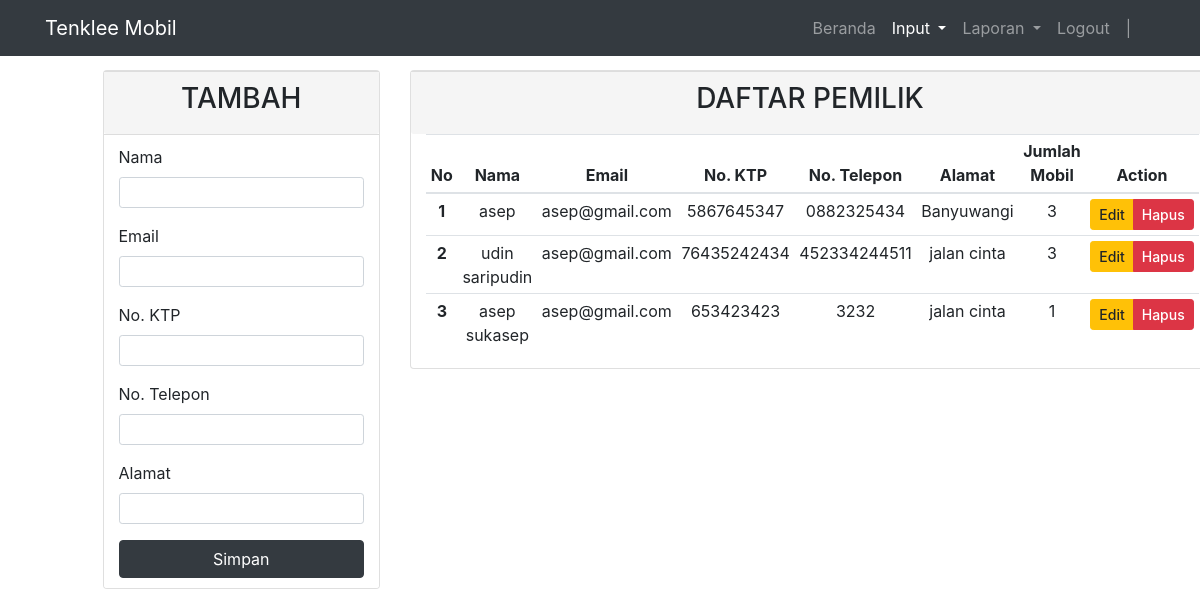
/Admin/tambah_pemilik.php, run on the app's committed database.
### tables this page shows
CREATE TABLE `pemilik_mobil` (
  `id_pemilik` int(10) NOT NULL,
  `no_ktp_pemilik` varchar(16) DEFAULT NULL,
  `nama_pemilik` varchar(30) DEFAULT NULL,
  `email_pemilik` varchar(30) DEFAULT NULL,
  `no_telp_pemilik` varchar(15) DEFAULT NULL,
  `alamat_pemilik` varchar(50) DEFAULT NULL
);

### Admin/tambah_pemilik.php (the view, shortened to what this page needs)
<!DOCTYPE html>
<html lang="en">
<head>
  <link rel="stylesheet" href="https://maxcdn.bootstrapcdn.com/bootstrap/4.5.2/css/bootstrap.min.css">
</head>
<body>
    <nav class="navbar navbar-expand-lg navbar-dark bg-dark fixed-top">
        <div class="container">
            <a class="navbar-brand" href="#">Tenklee Mobil</a>
                    <div class="collapse navbar-collapse" id="navbarNavAltMarkup">
                        <div class="navbar-nav ml-auto">
                            <a class="nav-item nav-link " href="beranda_admin.php">Beranda <span class="sr-only">(current)</span></a>
                            <li class="nav-item active dropdown">
                                <a class="nav-link dropdown-toggle" href="#" id="navbarDropdown" role="button" data-toggle="dropdown" aria-haspopup="true" aria-expanded="false">
                                Input
                                </a>
                            </li>
                            <li class="nav-item dropdown">
                                <a class="nav-link dropdown-toggle" href="#" id="navbarDropdown" role="button" data-toggle="dropdown" aria-haspopup="true" aria-expanded="false">
                                Laporan
                                </a>
                            </li>
                            <a class="nav-item nav-link" href="../Logout.php"onclick="return confirm('Apakah anda yakin ingin keluar ?')">Logout</a>
                            <a class="nav-item nav-link" href="#"> | </a>
                            <a class="nav-link"  style="font-weight: bold; color:deepskyblue;">
                                <?php
                                $username=$_SESSION['username'];
                                echo $username
                                ?></a>
                        </div>
                    </div>
        </div>
    </nav>
<div class="row">
            <div class="col-md-1"></div>
            <div class="col-md-3">
                <div class="card">
                    <div class="panel-heading panel-custom"><h3 class="text-center">TAMBAH</h3></div>
                        <div class="panel-body panel-custom">
                            <form method="POST" action="pemilik_aksi.php" class="needs-validation" novalidate>
                                <div class="form-group">
                                    <label for="nama">Nama</label>
                                    <input type="text" name="nama_pemilik" class="form-control form-control-sm" id="nama_pemilik" placeholder="" autofocus="on" required>
                                </div>
                                <div class="form-group">
                                    <label for="Email">Email</label>
                                    <input type="text" name="email_pemilik" class="form-control form-control-sm" id="email_pemilik" placeholder="" required>
                                </div>
                                <div class="form-group">
                                    <label for="no_ktp">No. KTP</label>
                                    <input type="text" name="no_ktp_pemilik" class="form-control form-control-sm" id="no_ktp_pemilik" placeholder="" required>
                                </div>
                                <div class="form-group">
                                    <label for="no_telp">No. Telepon</label>
                                    <input type="text" name="no_telp_pemilik" class="form-control form-control-sm" id="no_telp_pemilik" placeholder="" required>
                                </div>
                                <div class="form-group">
                                    <label for="alamat">Alamat</label>
                                    <input type="text" name="alamat_pemilik" class="form-control form-control-sm" id="alamat_pemilik" placeholder="" required>
                                </div>
                                <form>
                                <button type="submit" class="btn btn-dark btn-block">Simpan</button>
                            </form>
                        </div>
                </div>
            </div>
<div class="col-sm-7">
        <div class="card" style="width: 50rem;">
        <div class="panel-heading panel-custom"><h3 class="text-center">DAFTAR PEMILIK</h3></div>
	        <div class="panel-body">
            <div class="col-sm-12">
	            <table class="table table-sm">
	                <thead>
	                    <tr>
	                        <th scope="col">No</th>
	                        <th scope="col">Nama</th>
	                        <th scope="col">Email</th>
                            <th scope="col">No. KTP</th>
                            <th scope="col">No. Telepon</th>
                            <th scope="col">Alamat</th>
                            <th scope="col">Jumlah Mobil</th>
                            <th scope="col">Action</th>
	                    </tr>
	                </thead>
	                <tbody>
	                    <?php $no = 1; ?>
                        <?php include ("../config.php"); ?>
	                    <?php if ($query = $connection->query("SELECT * FROM pemilik_mobil order by id_pemilik")): ?>
	                        <?php while($row = $query->fetch_assoc()):
                                $id_pemilik = $row['id_pemilik']; ?>
                            <?php
                            $data_mobil = mysqli_query($connection,"SELECT * FROM mobil where id_pemilik like '$id_pemilik'");
                            $jumlah_mobil = mysqli_num_rows($data_mobil);
                            ?>
	                        <tr>
                            <th scope="row"><?=$no++?></th>
															<td><?=$row['nama_pemilik']?></td>
                                                            <td><?=$row['email_pemilik']?></td>
                                                            <td><?=$row['no_ktp_pemilik']?></td>
                                                            <td><?=$row['no_telp_pemilik']?></td>
                                                            <td><?=$row['alamat_pemilik']?></td>
                                                            <td><?php echo $jumlah_mobil; ?></td>
	                            <td class="hidden-print">
	                                <div class="btn-group">
	                                    <a href="edit_pemilik.php?no_ktp_pemilik=<?php echo $row ['no_ktp_pemilik'];?>" style="font-weight: 500" class="btn btn-warning btn-sm">Edit</a>
	                                    <a onclick="return confirm('Apakah anda yakin ingin menghapus ?')" href="hapus_pemilik.php?no_ktp_pemilik=<?php echo $row ['no_ktp_pemilik'];?>" style="font-weight: 500" class="btn btn-danger btn-sm">Hapus</a>
	                                </div>
	                            </td>
	                        </tr>
	                        <?php endwhile ?>
	                    <?php endif ?>
	                </tbody>
	            </table>
	        </div>
	    </div>
        </div>
    </div>
</body>
</html>

### Admin/tambah_pemilik.php (style rules this page uses)
.panel-heading.panel-custom { padding: 10px 15px; background-color: #f5f5f5; border-top: 1px solid #ddd; border-bottom-right-radius: 3px; border-bottom-left-radius: 3px; }
.panel-body.panel-custom { padding: 10px 15px; background-color: white; border-top: 1px solid #ddd; border-bottom-right-radius: 3px; border-bottom-left-radius: 3px; }
body { margin-top: 70px; background-size:cover; }
td { text-align: center; }
th { text-align: center; }

### data on the page
pemilik_mobil: nama_pemilik "asep", email_pemilik "asep@gmail.com", no_ktp_pemilik "5867645347", no_telp_pemilik "0882325434", alamat_pemilik "Banyuwangi", jumlah_mobil "3"
pemilik_mobil: nama_pemilik "udin saripudin", email_pemilik "asep@gmail.com", no_ktp_pemilik "76435242434", no_telp_pemilik "452334244511", alamat_pemilik "jalan cinta", jumlah_mobil "3"
pemilik_mobil: nama_pemilik "asep sukasep", email_pemilik "asep@gmail.com", no_ktp_pemilik "653423423", no_telp_pemilik "3232", alamat_pemilik "jalan cinta", jumlah_mobil "1"
